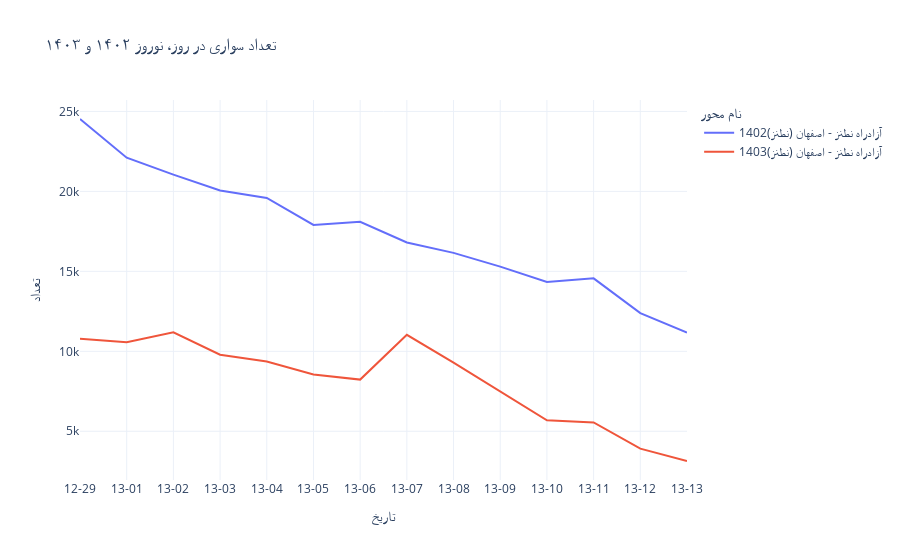
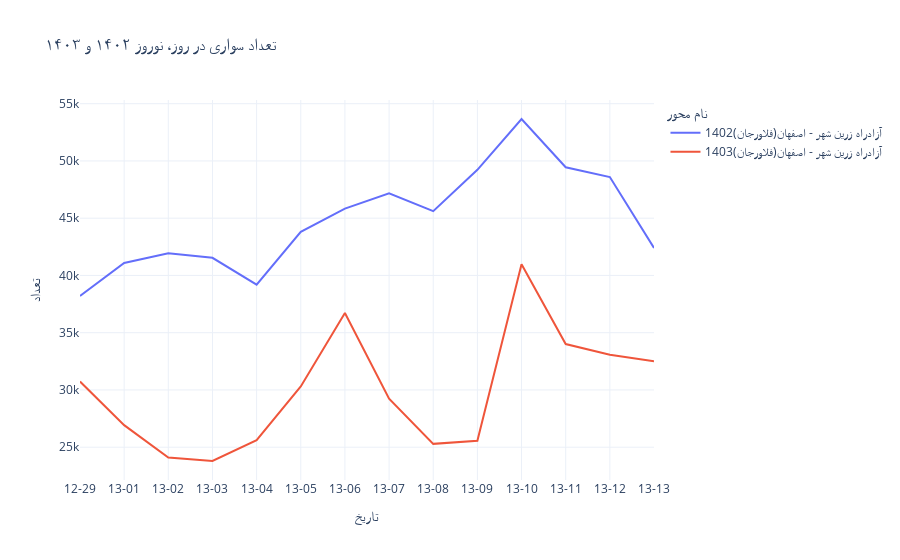
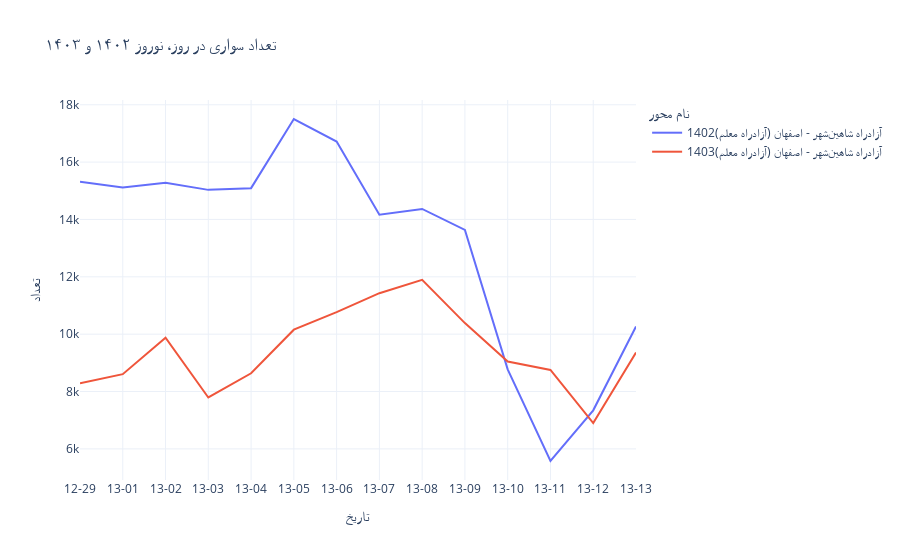
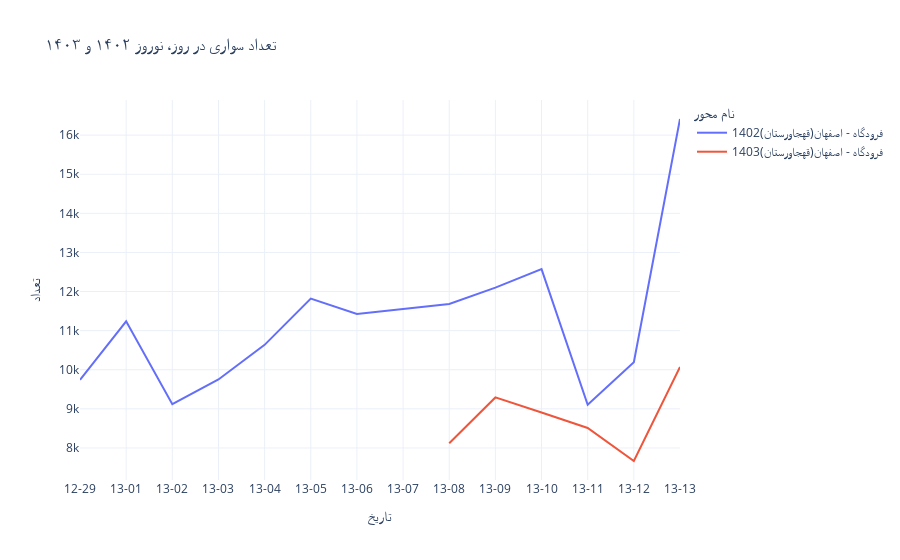

The notebook cell saved with these charts, in order:
### Code cell
for index, row in df_merged.iterrows():
    print(row.code)
    drawchart(row.code)

### Figure 1 — Plotly figure (JSON) as saved in the notebook; plotly's stock layout.template omitted (floating-point values rounded to 4 significant figures)
{"data": [{"hovertemplate": "name=آزادراه نطنز - اصفهان (نطنز)1402<br>date=%{x}<br>car_est=%{y}<extra></extra>", "legendgroup": "آزادراه نطنز - اصفهان (نطنز)1402", "line": {"color": "#636efa", "dash": "solid"}, "marker": {"symbol": "circle"}, "mode": "lines", "name": "آزادراه نطنز - اصفهان (نطنز)1402", "orientation": "v", "showlegend": true, "type": "scatter", "x": ["12-29", "13-01", "13-02", "13-03", "13-04", "13-05", "13-06", "13-07", "13-08", "13-09", "13-10", "13-11", "13-12", "13-13"], "xaxis": "x", "y": [24530.0, 22110.0, 21050.0, 20060.0, 19590.0, 17900.0, 18100.0, 16800.0, 16160.0, 15300.0, 14340.0, 14560.0, 12390.0, 11180.0], "yaxis": "y"}, {"hovertemplate": "name=آزادراه نطنز - اصفهان (نطنز)1403<br>date=%{x}<br>car_est=%{y}<extra></extra>", "legendgroup": "آزادراه نطنز - اصفهان (نطنز)1403", "line": {"color": "#EF553B", "dash": "solid"}, "marker": {"symbol": "circle"}, "mode": "lines", "name": "آزادراه نطنز - اصفهان (نطنز)1403", "orientation": "v", "showlegend": true, "type": "scatter", "x": ["12-29", "13-01", "13-02", "13-03", "13-04", "13-05", "13-06", "13-07", "13-08", "13-09", "13-10", "13-11", "13-12", "13-13"], "xaxis": "x", "y": [10780.0, 10560.0, 11190.0, 9786.0, 9363.0, 8557.0, 8232.0, 11040.0, 9289.0, 7501.0, 5686.0, 5549.0, 3916.0, 3142.0], "yaxis": "y"}], "layout": {"hovermode": "x unified", "legend": {"title": {"text": "نام محور"}, "tracegroupgap": 0}, "title": {"text": "تعداد سواری در روز، نوروز ۱۴۰۲ و ۱۴۰۳"}, "xaxis": {"anchor": "y", "domain": [0, 1], "title": {"text": "تاریخ"}, "type": "category"}, "yaxis": {"anchor": "x", "domain": [0, 1], "title": {"text": "تعداد"}}}}

### Figure 2 — Plotly figure (JSON) as saved in the notebook; plotly's stock layout.template omitted (floating-point values rounded to 4 significant figures)
{"data": [{"hovertemplate": "name=آزادراه زرين شهر - اصفهان(فلاورجان)1402<br>date=%{x}<br>car_est=%{y}<extra></extra>", "legendgroup": "آزادراه زرين شهر - اصفهان(فلاورجان)1402", "line": {"color": "#636efa", "dash": "solid"}, "marker": {"symbol": "circle"}, "mode": "lines", "name": "آزادراه زرين شهر - اصفهان(فلاورجان)1402", "orientation": "v", "showlegend": true, "type": "scatter", "x": ["12-29", "13-01", "13-02", "13-03", "13-04", "13-05", "13-06", "13-07", "13-08", "13-09", "13-10", "13-11", "13-12", "13-13"], "xaxis": "x", "y": [38205, 41094, 41942, 41539, 39195, 43815, 45841, 47178, 45614, 49224, 53665, 49449, 48595, 42399], "yaxis": "y"}, {"hovertemplate": "name=آزادراه زرين شهر - اصفهان(فلاورجان)1403<br>date=%{x}<br>car_est=%{y}<extra></extra>", "legendgroup": "آزادراه زرين شهر - اصفهان(فلاورجان)1403", "line": {"color": "#EF553B", "dash": "solid"}, "marker": {"symbol": "circle"}, "mode": "lines", "name": "آزادراه زرين شهر - اصفهان(فلاورجان)1403", "orientation": "v", "showlegend": true, "type": "scatter", "x": ["12-29", "13-01", "13-02", "13-03", "13-04", "13-05", "13-06", "13-07", "13-08", "13-09", "13-10", "13-11", "13-12", "13-13"], "xaxis": "x", "y": [30735, 26927, 24097, 23795, 25620, 30306, 36714, 29241, 25291, 25558, 40970, 34013, 33074, 32509], "yaxis": "y"}], "layout": {"hovermode": "x unified", "legend": {"title": {"text": "نام محور"}, "tracegroupgap": 0}, "title": {"text": "تعداد سواری در روز، نوروز ۱۴۰۲ و ۱۴۰۳"}, "xaxis": {"anchor": "y", "domain": [0, 1], "title": {"text": "تاریخ"}, "type": "category"}, "yaxis": {"anchor": "x", "domain": [0, 1], "title": {"text": "تعداد"}}}}

### Figure 3 — Plotly figure (JSON) as saved in the notebook; plotly's stock layout.template omitted (floating-point values rounded to 4 significant figures)
{"data": [{"hovertemplate": "name=آزادراه شاهينشهر - اصفهان (آزادراه معلم)1402<br>date=%{x}<br>car_est=%{y}<extra></extra>", "legendgroup": "آزادراه شاهينشهر - اصفهان (آزادراه معلم)1402", "line": {"color": "#636efa", "dash": "solid"}, "marker": {"symbol": "circle"}, "mode": "lines", "name": "آزادراه شاهينشهر - اصفهان (آزادراه معلم)1402", "orientation": "v", "showlegend": true, "type": "scatter", "x": ["12-29", "13-01", "13-02", "13-03", "13-04", "13-05", "13-06", "13-07", "13-08", "13-09", "13-10", "13-11", "13-12", "13-13"], "xaxis": "x", "y": [15313, 15112, 15277, 15032, 15092, 17503, 16716, 14168, 14367, 13636, 8775, 5578, 7345, 10266], "yaxis": "y"}, {"hovertemplate": "name=آزادراه شاهينشهر - اصفهان (آزادراه معلم)1403<br>date=%{x}<br>car_est=%{y}<extra></extra>", "legendgroup": "آزادراه شاهينشهر - اصفهان (آزادراه معلم)1403", "line": {"color": "#EF553B", "dash": "solid"}, "marker": {"symbol": "circle"}, "mode": "lines", "name": "آزادراه شاهينشهر - اصفهان (آزادراه معلم)1403", "orientation": "v", "showlegend": true, "type": "scatter", "x": ["12-29", "13-01", "13-02", "13-03", "13-04", "13-05", "13-06", "13-07", "13-08", "13-09", "13-10", "13-11", "13-12", "13-13"], "xaxis": "x", "y": [8289, 8605, 9879, 7793, 8637, 10157, 10767, 11430, 11893, 10386, 9044, 8754, 6900, 9359], "yaxis": "y"}], "layout": {"hovermode": "x unified", "legend": {"title": {"text": "نام محور"}, "tracegroupgap": 0}, "title": {"text": "تعداد سواری در روز، نوروز ۱۴۰۲ و ۱۴۰۳"}, "xaxis": {"anchor": "y", "domain": [0, 1], "title": {"text": "تاریخ"}, "type": "category"}, "yaxis": {"anchor": "x", "domain": [0, 1], "title": {"text": "تعداد"}}}}

### Figure 4 — Plotly figure (JSON) as saved in the notebook; plotly's stock layout.template omitted (floating-point values rounded to 4 significant figures)
{"data": [{"hovertemplate": "name=فرودگاه - اصفهان(قهجاورستان)1402<br>date=%{x}<br>car_est=%{y}<extra></extra>", "legendgroup": "فرودگاه - اصفهان(قهجاورستان)1402", "line": {"color": "#636efa", "dash": "solid"}, "marker": {"symbol": "circle"}, "mode": "lines", "name": "فرودگاه - اصفهان(قهجاورستان)1402", "orientation": "v", "showlegend": true, "type": "scatter", "x": ["12-29", "13-01", "13-02", "13-03", "13-04", "13-05", "13-06", "13-07", "13-08", "13-09", "13-10", "13-11", "13-12", "13-13"], "xaxis": "x", "y": [9741.0, 11240.0, 9119.0, 9752.0, 10640.0, 11820.0, 11430.0, 11560.0, 11680.0, 12100.0, 12570.0, 9104.0, 10190.0, 16410.0], "yaxis": "y"}, {"hovertemplate": "name=فرودگاه - اصفهان(قهجاورستان)1403<br>date=%{x}<br>car_est=%{y}<extra></extra>", "legendgroup": "فرودگاه - اصفهان(قهجاورستان)1403", "line": {"color": "#EF553B", "dash": "solid"}, "marker": {"symbol": "circle"}, "mode": "lines", "name": "فرودگاه - اصفهان(قهجاورستان)1403", "orientation": "v", "showlegend": true, "type": "scatter", "x": ["12-29", "13-01", "13-02", "13-03", "13-04", "13-05", "13-06", "13-07", "13-08", "13-09", "13-10", "13-11", "13-12", "13-13"], "xaxis": "x", "y": [NaN, NaN, NaN, NaN, NaN, 8291.0, NaN, NaN, 8118.0, 9292.0, 8906.0, 8511.0, 7666.0, 10070.0], "yaxis": "y"}], "layout": {"hovermode": "x unified", "legend": {"title": {"text": "نام محور"}, "tracegroupgap": 0}, "title": {"text": "تعداد سواری در روز، نوروز ۱۴۰۲ و ۱۴۰۳"}, "xaxis": {"anchor": "y", "domain": [0, 1], "title": {"text": "تاریخ"}, "type": "category"}, "yaxis": {"anchor": "x", "domain": [0, 1], "title": {"text": "تعداد"}}}}
